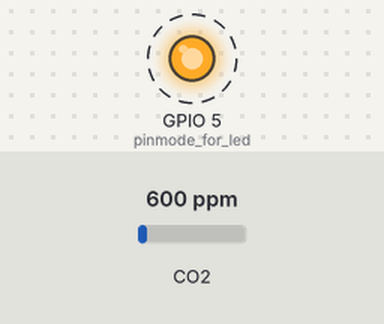
A sketch run on a simulated ESP8266 (NodeMCU). On the bench: output pins drawn as LEDs (lit = HIGH). Dashed ring = blinking. Inputs (shaded band) come from the test bench; at power-on: CO2 600 ppm. WiFi joins after 1.5 s; servers stay silent unless stated; what the sketch prints to the serial monitor is not drawn.

Above: at 2.5 s.
Timing chart, 0 to 5.7 s (numbered marks = the images above):
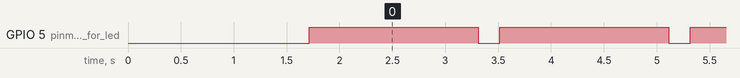

Measured:
- by itself, GPIO 5 (pinmode_for_led): alternates HIGH for 1.6 s and LOW for 0.20 s

The sketch:

mq1351.ino
```cpp
#include "MQ135.h"
#include <ESP8266WiFi.h>
#define ANALOGPIN A0
WiFiClient client;
String apiKey = "Z1T563WF17IV62TW";     //  Enter your Write API key from ThingSpeak
const char *ssid =  "Moto G3 TE";     // replace with your wifi ssid and wpa2 key
const char *pass =  "physics@science";
const char* server = "api.thingspeak.com";
MQ135 gasSensor = MQ135(ANALOGPIN);
//int sum =0;
//int den=1;
void setup() {
  // put your setup code here, to run once:
    Serial.begin(115200);
    WiFi.disconnect();
    delay(10);
    WiFi.begin(ssid, pass);
    Serial.println();
    Serial.println("Connecting to ");
    Serial.println(ssid);
     while (WiFi.status() != WL_CONNECTED)
     {
            delay(500);
            Serial.print(".");
     }
      Serial.println("");
      Serial.println("WiFi connected");
   pinMode(5, OUTPUT);  // pinmode for led
}


void loop() {
  digitalWrite(5, LOW);
  // put your main code here, to run repeatedly:
  float ppm = gasSensor.getPPM();
  //float rzero = gasSensor.getRZero();

  Serial.println(ppm);
  /**Serial.println(rzero);
  sum=sum+rzero;
  float avg=(sum)/den;
  den=den+1;
  Serial.println("avg=");
 Serial.print(avg);**/

  if (client.connect(server,80))   //   "184.106.153.149" or api.thingspeak.com
                      {
                             String postStr = apiKey;
                             postStr +="&field1=";
                             postStr += String(ppm);
                             postStr += String("\r\n\r\n");
                             client.print("POST /update HTTP/1.1\n");
                             client.print("Host: api.thingspeak.com\n");
                             client.print("Connection: close\n");
                             client.print("X-THINGSPEAKAPIKEY: "+apiKey+"\n");
                             client.print("Content-Type: application/x-www-form-urlencoded\n");
                             client.print("Content-Length: ");
                             client.print(postStr.length());
                             client.print("\n\n");
                             client.print(postStr);

                             Serial.println("%. Send to Thingspeak.");
                        }
          client.stop();

          Serial.println("Waiting...");
  if(ppm>400)
  {
      digitalWrite(5, HIGH);   // turn the LED on (HIGH is the voltage level)

  }

  else
  {
    digitalWrite(5, LOW); // turn the LED off (LOW  the voltage level)
  }


    delay(1600);
}
```
